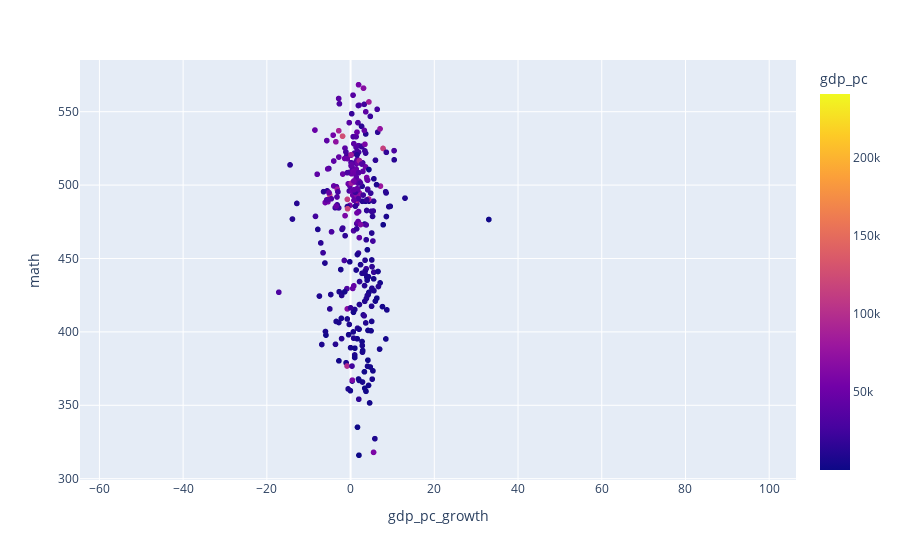

Notebook code for this chart:
### Code cell
fig = px.scatter(pd_df, y="math", x="gdp_pc_growth", color='gdp_pc', hover_data=["country", "year"])
fig.show()

### Figure 1 — Plotly figure (JSON) as saved in the notebook; plotly's stock layout.template omitted (floating-point values rounded to 4 significant figures; data arrays with more than 128 entries replaced by an {"elided": "..."} marker saying what was removed)
{"data": [{"customdata": {"elided": "5320x2 mixed values"}, "hovertemplate": "gdp_pc_growth=%{x}<br>math=%{y}<br>country=%{customdata[0]}<br>year=%{customdata[1]}<br>gdp_pc=%{marker.color}<extra></extra>", "legendgroup": "", "marker": {"color": {"elided": "5320 float values"}, "coloraxis": "coloraxis", "symbol": "circle"}, "mode": "markers", "name": "", "showlegend": false, "type": "scattergl", "x": {"elided": "5320 float values"}, "xaxis": "x", "y": {"elided": "5320 float values"}, "yaxis": "y"}], "layout": {"coloraxis": {"colorbar": {"title": {"text": "gdp_pc"}}, "colorscale": [[0, "#0d0887"], [0.1111, "#46039f"], [0.2222, "#7201a8"], [0.3333, "#9c179e"], [0.4444, "#bd3786"], [0.5556, "#d8576b"], [0.6667, "#ed7953"], [0.7778, "#fb9f3a"], [0.8889, "#fdca26"], [1, "#f0f921"]]}, "legend": {"tracegroupgap": 0}, "margin": {"t": 60}, "xaxis": {"anchor": "y", "domain": [0, 1], "title": {"text": "gdp_pc_growth"}}, "yaxis": {"anchor": "x", "domain": [0, 1], "title": {"text": "math"}}}}
